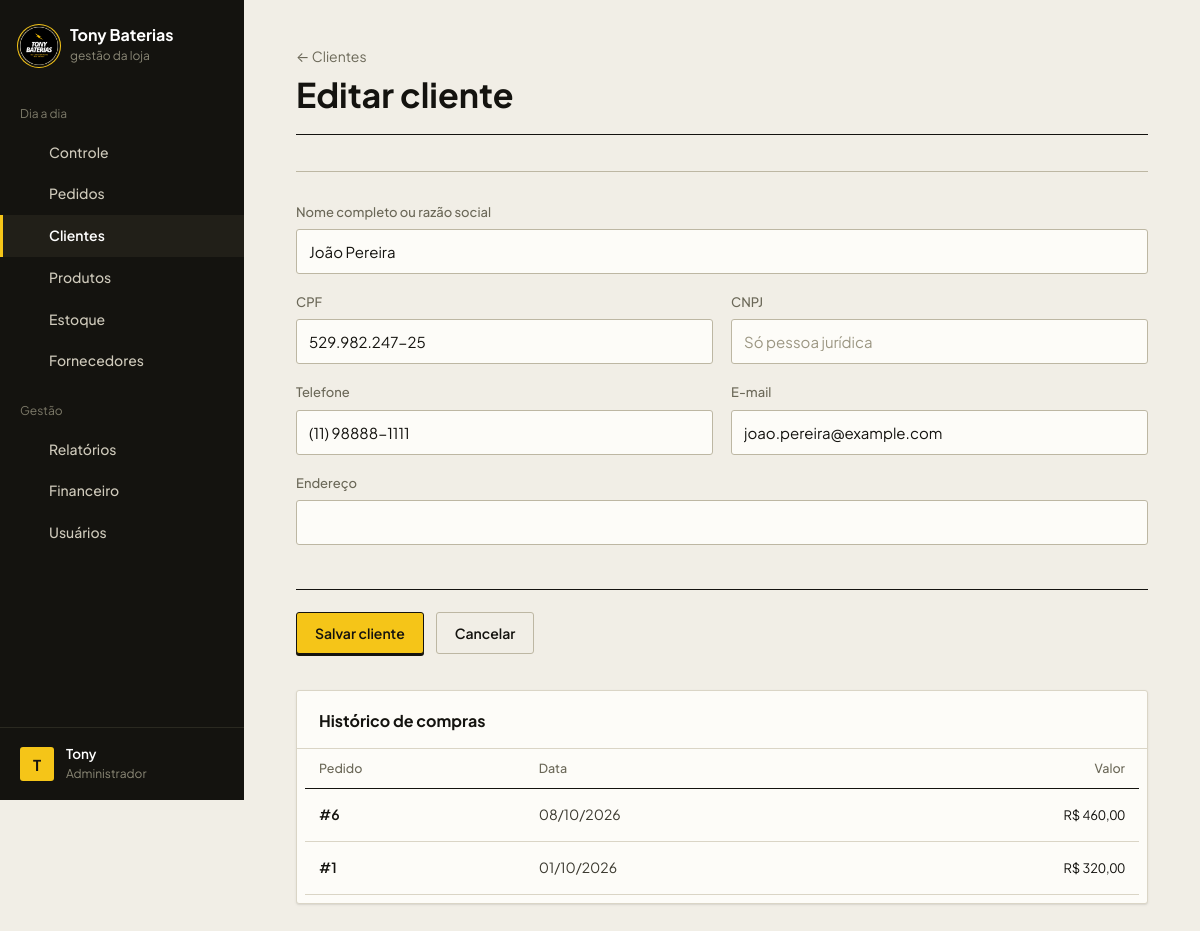
Screenshot of /public/clientes.php?acao=form&id=1 (signed in) with the database file from the repository.
### tables this page shows
CREATE TABLE IF NOT EXISTS `clientes` (
  `id` int UNSIGNED NOT NULL AUTO_INCREMENT,
  `nome` varchar(150) NOT NULL,
  `cpf` varchar(14) DEFAULT NULL,
  `cnpj` varchar(18) DEFAULT NULL,
  `telefone` varchar(20) DEFAULT NULL,
  `email` varchar(150) DEFAULT NULL,
  `endereco` varchar(255) DEFAULT NULL,
  `ativo` tinyint(1) NOT NULL DEFAULT '1',
  `criado_em` datetime NOT NULL DEFAULT CURRENT_TIMESTAMP,
  `atualizado_em` datetime NOT NULL DEFAULT CURRENT_TIMESTAMP ON UPDATE CURRENT_TIMESTAMP,
  PRIMARY KEY (`id`),
  UNIQUE KEY `cpf` (`cpf`),
  UNIQUE KEY `cnpj` (`cnpj`),
  KEY `idx_clientes_nome` (`nome`)
);

CREATE TABLE IF NOT EXISTS `pedidos` (
  `id` int UNSIGNED NOT NULL AUTO_INCREMENT,
  `cliente_id` int UNSIGNED DEFAULT NULL,
  `usuario_id` int UNSIGNED NOT NULL,
  `status` enum('pendente','concluido','cancelado') NOT NULL DEFAULT 'pendente',
  `forma_pagamento` enum('dinheiro','pix','cartao_credito','cartao_debito','boleto') DEFAULT NULL,
  `valor_total` decimal(10,2) NOT NULL DEFAULT '0.00',
  `observacao` varchar(255) DEFAULT NULL,
  `criado_em` datetime NOT NULL DEFAULT CURRENT_TIMESTAMP,
  `atualizado_em` datetime NOT NULL DEFAULT CURRENT_TIMESTAMP ON UPDATE CURRENT_TIMESTAMP,
  PRIMARY KEY (`id`),
  KEY `fk_pedidos_usuario` (`usuario_id`),
  KEY `idx_pedidos_cliente` (`cliente_id`),
  KEY `idx_pedidos_status_data` (`status`,`criado_em`)
);

### config/config.php (called while the page is built, shortened)
<?php
spl_autoload_register(function (string $classe) {
    foreach (['models', 'controllers'] as $pasta) {
        $arquivo = BASE_PATH . "/app/$pasta/$classe.php";
        if (file_exists($arquivo)) {
            return;
        }
    }
});
require_once __DIR__ . '/BancoDados.php';
require_once BASE_PATH . '/app/helpers/icones.php';

### config/BancoDados.php (called while the page is built)
<?php
class BancoDados
{
    private static ?PDO $conexao = null;
    public static function getConnection(): PDO
    {
        if (self::$conexao === null) {
            $dsn = 'mysql:host=' . DB_HOST . ';port=' . DB_PORT . ';dbname=' . DB_NAME . ';charset=utf8mb4';
            try {
                self::$conexao = new PDO($dsn, DB_USER, DB_PASS, [
                    PDO::ATTR_ERRMODE            => PDO::ERRMODE_EXCEPTION,
                    PDO::ATTR_DEFAULT_FETCH_MODE => PDO::FETCH_ASSOC,
                    PDO::ATTR_EMULATE_PREPARES   => false,
                    PDO::MYSQL_ATTR_INIT_COMMAND => "SET time_zone = '" . (new DateTime('now'))->format('P') . "'",
                ]);
            } catch (PDOException $e) {
                die(APP_ENV === 'development'
                    ? 'Erro ao conectar ao banco de dados: ' . $e->getMessage()
                    : 'Não foi possível conectar ao banco de dados. Tente novamente mais tarde.');
            }
        }
        return self::$conexao;
    }
}

### app/controllers/ClienteController.php (called while the page is built, shortened)
<?php
class ClienteController
{
    private Cliente $clienteModel;
    public function __construct()
    {
        $this->clienteModel = new Cliente();
    }
    public function buscar(int $id): ?array
    {
        return $this->clienteModel->buscarPorId($id);
    }
    public function historicoCompras(int $id): array
    {
        return $this->clienteModel->historicoCompras($id);
    }
}

### app/models/Cliente.php (called while the page is built, shortened)
<?php
class Cliente
{
    private PDO $db;
    public function __construct()
    {
        $this->db = BancoDados::getConnection();
    }
    public function buscarPorId(int $id): ?array
    {
        $stmt = $this->db->prepare('SELECT * FROM clientes WHERE id = ? AND ativo = 1');
        $stmt->execute([$id]);
        return $stmt->fetch() ?: null;
    }
    public function historicoCompras(int $id): array
    {
        $stmt = $this->db->prepare(
            "SELECT id, valor_total, criado_em
             FROM pedidos
             WHERE cliente_id = ? AND status = 'concluido'
             ORDER BY criado_em DESC"
        );
        $stmt->execute([$id]);
        return $stmt->fetchAll();
    }
}

### app/views/clientes/form.php (the view, shortened to what this page needs)
<?php $editando = $cliente !== null; ?>
<div class="pagina-topo">
    <div>
        <p class="pagina-topo__eyebrow"><a href="clientes.php">&larr; Clientes</a></p>
        <h1><?= $editando ? 'Editar cliente' : 'Novo cliente' ?></h1>
    </div>
</div>
<form method="POST" action="clientes.php?acao=salvar" class="form">
    <section class="bloco-form">
        <div class="campos campos--2">
            <div class="campo campo--cheio">
                <label for="nome">Nome completo ou razão social</label>
                <input type="text" id="nome" name="nome" required
                       value="<?= htmlspecialchars($cliente['nome'] ?? '') ?>">
            </div>
            <div class="campo">
                <label for="cpf">CPF</label>
                <input type="text" id="cpf" name="cpf" placeholder="Só pessoa física"
                       value="<?= htmlspecialchars($cliente['cpf'] ?? '') ?>">
            </div>
            <div class="campo">
                <label for="cnpj">CNPJ</label>
                <input type="text" id="cnpj" name="cnpj" placeholder="Só pessoa jurídica"
                       value="<?= htmlspecialchars($cliente['cnpj'] ?? '') ?>">
            </div>
            <div class="campo">
                <label for="telefone">Telefone</label>
                <input type="text" id="telefone" name="telefone" inputmode="tel"
                       value="<?= htmlspecialchars($cliente['telefone'] ?? '') ?>">
            </div>
            <div class="campo">
                <label for="email">E-mail</label>
                <input type="email" id="email" name="email"
                       value="<?= htmlspecialchars($cliente['email'] ?? '') ?>">
            </div>
            <div class="campo campo--cheio">
                <label for="endereco">Endereço</label>
                <input type="text" id="endereco" name="endereco"
                       value="<?= htmlspecialchars($cliente['endereco'] ?? '') ?>">
            </div>
        </div>
    </section>
    <div class="acoes-form">
        <button type="submit" class="btn btn-primario">Salvar cliente</button>
        <a href="clientes.php" class="btn btn-secundario">Cancelar</a>
    </div>
</form>
<?php if ($editando): ?>
    <section class="painel" style="margin-top: 36px;">
        <div class="painel__topo">
            <h2>Histórico de compras</h2>
        </div>
        <?php if (empty($historico)): ?>
            <div class="estado-vazio">Nenhuma compra concluída para este cliente ainda.</div>
        <?php else: ?>
            <div class="tabela-wrap">
                <table class="tabela">
                    <thead>
                        <tr>
                            <th>Pedido</th>
                            <th>Data</th>
                            <th class="num">Valor</th>
                        </tr>
                    </thead>
                    <tbody>
                        <?php foreach ($historico as $compra): ?>
                            <tr>
                                <td class="cel-principal">#<?= (int) $compra['id'] ?></td>
                                <td><?= date('d/m/Y', strtotime($compra['criado_em'])) ?></td>
                                <td class="num">R$ <?= moeda($compra['valor_total']) ?></td>
                            </tr>
                        <?php endforeach; ?>
                    </tbody>
                </table>
            </div>
        <?php endif; ?>
    </section>
<?php endif; ?>

### public/assets/css/global.css (style rules this page uses)
:root { --papel: #f1eee6; --papel-fundo: #e6e1d3; --superficie: #fdfcf8; --tinta: #14130f; --tinta-2: #3b392f; --tinta-3: #6b6858; --linha: #dad5c6; --linha-forte: #bdb7a3; --amarelo: #f5c518; --amarelo-fundo: #fbf0c0; --amarelo-texto: #7a5c00; --erro: #b3382c; --erro-fundo: #f7e3df; --ok: #2b6b47; --ok-fundo: #dfece3; --fonte-base: 'Plus Jakarta Sans', system-ui, -apple-system, 'Segoe UI', sans-serif; --raio: 3px; --sombra-1: 0 1px 0 rgba(20, 19, 15, 0.04), 0 1px 3px rgba(20, 19, 15, 0.07); --sombra-2: 0 2px 4px rgba(20, 19, 15, 0.05), 0 14px 30px -10px rgba(20, 19, 15, 0.26); --curva: cubic-bezier(0.2, 0.7, 0.2, 1); }
* { margin: 0; padding: 0; box-sizing: border-box; }
body { font-family: var(--fonte-base); font-size: 15px; line-height: 1.55; color: var(--tinta); background-color: var(--papel); -webkit-font-smoothing: antialiased; }
a { color: inherit; text-decoration: none; }
button, input, select, textarea { font: inherit; color: inherit; }
.btn { display: inline-flex; align-items: center; justify-content: center; gap: 8px; min-height: 42px; padding: 10px 18px; border: 1px solid transparent; border-radius: var(--raio); font-size: 14px; font-weight: 600; line-height: 1.2; white-space: nowrap; cursor: pointer; user-select: none; }
.btn-primario { background-color: var(--amarelo); color: var(--tinta); border-color: var(--tinta); box-shadow: 0 2px 0 var(--tinta); }
.btn-secundario { background-color: transparent; color: var(--tinta); border-color: var(--linha-forte); }

### public/assets/css/forms.css (style rules this page uses)
.campo { margin-bottom: 18px; }
.campo label { display: block; margin-bottom: 7px; font-size: 13px; font-weight: 500; color: var(--tinta-3); }
.campo input, .campo textarea, .campo select { display: block; width: 100%; min-height: 44px; padding: 10px 12px; background-color: var(--superficie); color: var(--tinta); border: 1px solid var(--linha-forte); border-radius: var(--raio); font-size: 15px; }
.campo input::placeholder, .campo textarea::placeholder { color: #9b9682; }
.form { max-width: 1000px; }
.bloco-form { padding: 30px 0 14px; border-top: 1px solid var(--linha-forte); }
.campos { display: grid; gap: 0 18px; align-content: start; }
.campos--2 { grid-template-columns: repeat(2, minmax(0, 1fr)); }
.campos .campo--cheio { grid-column: 1 / -1; }
.acoes-form { display: flex; align-items: center; flex-wrap: wrap; gap: 12px; margin-top: 12px; padding: 22px 0 0; border-top: 1px solid var(--tinta); }

### public/assets/css/layout.css (style rules this page uses)
.lateral__item svg { width: 17px; height: 17px; flex-shrink: 0; color: #8c8977; }
.lateral__item--ativo svg, .lateral__item--ativo:hover svg { color: var(--amarelo); }
.pagina-topo { display: flex; flex-wrap: wrap; align-items: flex-end; justify-content: space-between; gap: 20px 24px; margin-bottom: 36px; padding-bottom: 22px; border-bottom: 1px solid var(--tinta); }
.pagina-topo__eyebrow { display: flex; align-items: center; gap: 9px; margin-bottom: 10px; font-size: 14px; color: var(--tinta-3); }
.pagina-topo h1 { font-size: clamp(26px, 3.2vw, 34px); font-weight: 700; line-height: 1; }
.painel { background-color: var(--superficie); border: 1px solid var(--linha); border-radius: var(--raio); box-shadow: var(--sombra-1); }
.painel__topo { display: flex; align-items: baseline; justify-content: space-between; gap: 12px; padding: 18px 22px 14px; border-bottom: 1px solid var(--linha); }
.painel__topo h2 { font-size: 16px; font-weight: 700; }
.painel .tabela-wrap { padding: 0 8px 8px; }

### public/assets/css/tables.css (style rules this page uses)
.tabela-wrap { width: 100%; overflow-x: auto; }
.tabela { width: 100%; border-collapse: collapse; font-size: 14px; }
.tabela th { padding: 10px 14px; text-align: left; white-space: nowrap; font-size: 12.5px; font-weight: 500; color: var(--tinta-3); border-bottom: 1px solid var(--tinta); }
.tabela td { padding: 15px 14px; vertical-align: middle; color: var(--tinta-2); border-bottom: 1px solid var(--linha); }
.tabela .cel-principal { font-weight: 600; color: var(--tinta); }
.tabela .num { text-align: right; font-size: 13px; font-variant-numeric: tabular-nums; white-space: nowrap; }
.tabela td.num { color: var(--tinta); }
.tabela th.num { font-size: 12.5px; }

### rows the page displays
clientes: nome "João Pereira", cpf "529.982.247-25", telefone "(11) 98888-1111", email "joao.pereira@example.com"
pedidos: id "6", criado_em "08/10/2026", valor_total "460,00"
pedidos: id "1", criado_em "01/10/2026", valor_total "320,00"

### other values shown
$grupoAtual "Dia a dia"
$item['label'] "Controle"
$item['label'] "Pedidos"
$item['label'] "Clientes"
$item['label'] "Produtos"
$item['label'] "Estoque"
$item['label'] "Fornecedores"
$grupoAtual "Gestão"
$item['label'] "Relatórios"
$item['label'] "Financeiro"
$item['label'] "Usuários"
mb_strtoupper(mb_substr($nomeUsuario, 0, 1)) "T"
$nomeUsuario "Tony"
